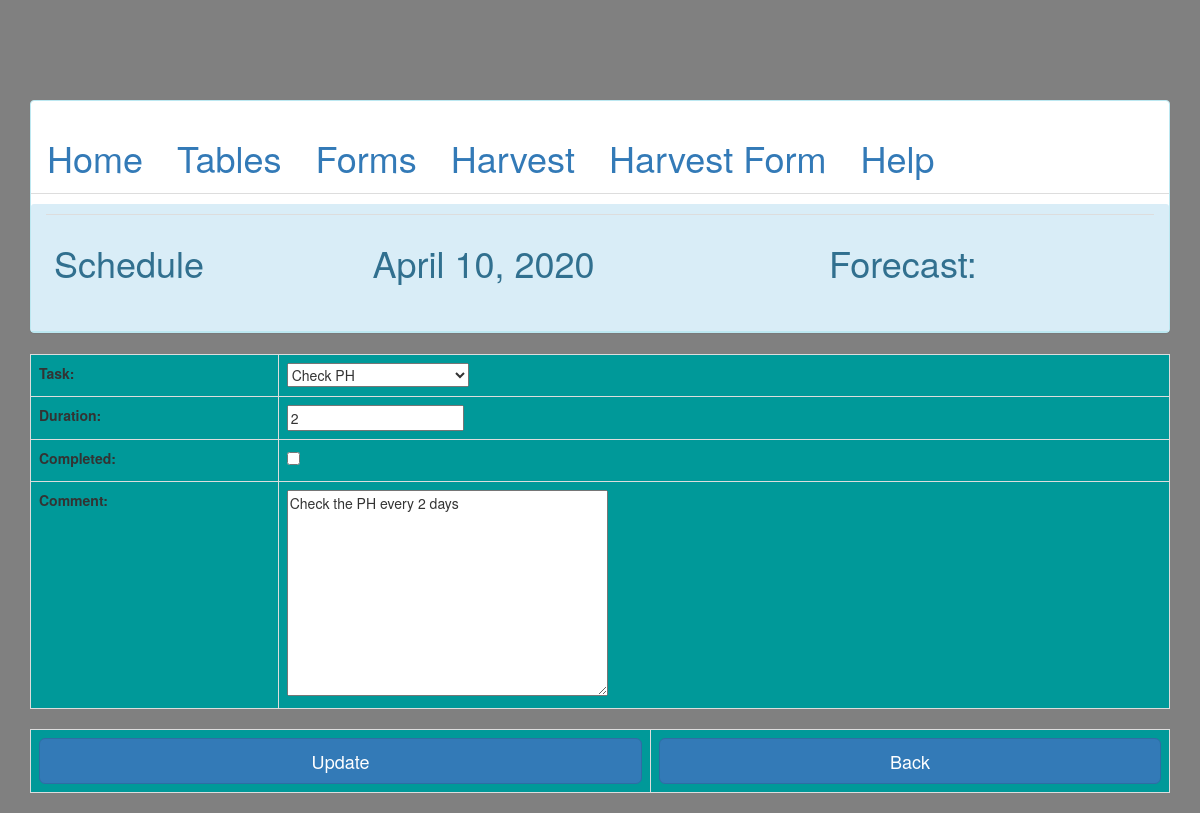
Page /aquaponics/schedulfrm/9/scheduleform on the committed database.
### aquaponics/models.py (models this page shows, shortened)
class schedule(models.Model):
	task = models.ForeignKey(tasks, on_delete=models.CASCADE)
	date = models.DateField(auto_now_add=True)
	task_date = models.DateField(editable=False)
	duration = models.IntegerField()
	completed = models.BooleanField(default=False)
	comment = models.TextField(max_length=200, null=True, blank=True)

### aquaponics/views.py (the view)
# urls.py: url(r'^schedulfrm/(?P<id>\d+)/scheduleform$', schedulefrm, name='schedulefrm'),
def schedulefrm(request, id):
    schedinstance = get_object_or_404(schedule, id=id)
    schedfor = schedform(request.POST or None, instance=schedinstance)
    sched = schedule.objects.all()
    if schedfor.is_valid():
        instance = schedfor.save(commit=False)
        instance.save()
        return HttpResponse("<br><br><center><h1>Updated</h1></center>")
    context = {
        "schedfor":schedfor,
        "schedinstance":schedinstance,
        "forecast":forecast,
        "icon":icon,
        "today":today,
        "sched":sched,
    }
    return render(request, 'schedule.html',context)

### aquaponics/forms.py
class schedform(forms.ModelForm):
	class Meta:
		model = schedule
		fields = [
			"task",
			"duration",
			"completed",
			"comment",
		]

### aquaponics/models.py (called while the page is built)
	def __str__(self):
		return self.name

### templates/schedule.html (shortened to what this page needs)
{%extends "base1.html"%}
{% load staticfiles %}
{% load crispy_forms_tags %}
{%block title%}Schedule{%endblock%}
{%block 1%}
<table class="table table-bordered" ">
<tbody bgcolor="#009999">
<div class='row'>
<div class= 'col-sm-6 col-sm-offset-4'>
<form method='POST' action='' class = "col-sm-8">{% csrf_token %}
{{schedfor.as_table}}
</tbody>
</table>
<table class="table table-bordered" >
    <tbody bgcolor="#009999">
    <tr>
    <td>
    <form method = 'GET' action ="deletesheds">{% csrf_token %}
    <input type='submit' class="btn btn-primary btn-block btn-lg" value='Update' class="btn btn-primary"/>
    </form>
    </td>
    <td>
    <form method = 'GET' action =''>{% csrf_token %}
    <input type="button" class="btn btn-primary btn-block btn-lg" value="Back" onclick="javascript:history.go(-1);" class="btn btn-primary"/>
    </form>
    </td>
    </tr>
    </div>
{%endblock%}

### rows in the picture
schedule: task "Check PH", duration "2", comment "Check the PH every 2 days"

### other values in the picture
{{ today }} "April 10, 2020"
